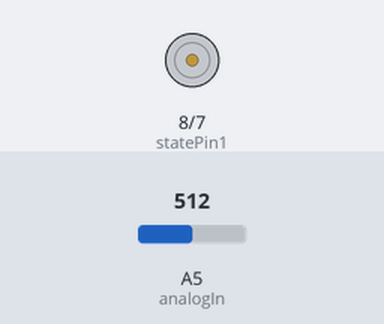
Simulated run of this sketch. Board: Arduino Uno, built with avr-gcc and run on an emulated ATmega328P. Parts: motor-driver pin pairs drawn as motors (green arrow = first pin HIGH = forward, orange = second pin HIGH = backward, longer = more drive, scaled by the enable pin). The inputs (shaded band) are chosen by the test bench; at power-on: A5 (analogIn) = 512.

Above: at 1.2 s.
1.3 s: A5 (analogIn) set to 523
2.8 s: A5 (analogIn) set to 490
At 3.3 s:
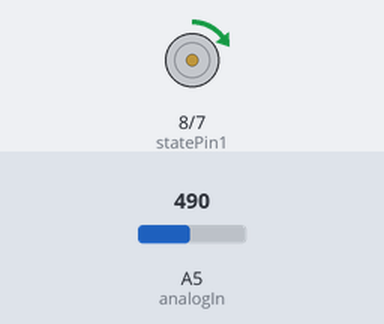
4.3 s: A5 (analogIn) set to 532
At 5.5 s:
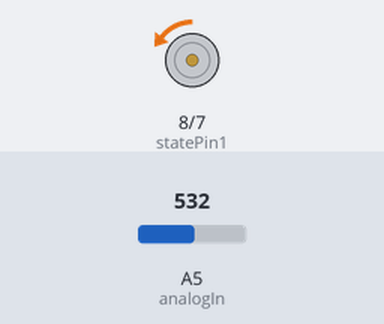
5.8 s: A5 (analogIn) set to 716
At 7.0 s:
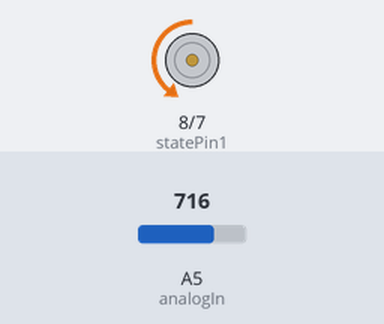
7.3 s: A5 (analogIn) set to 900
At 8.2 s:
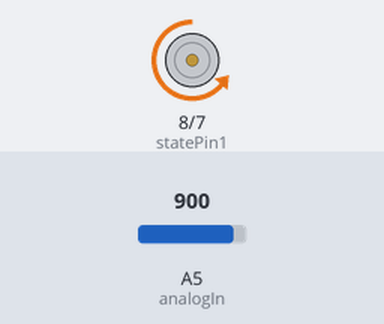
Timing chart, 0 to 9.8 s (numbered marks = the images above; inputs shaded):
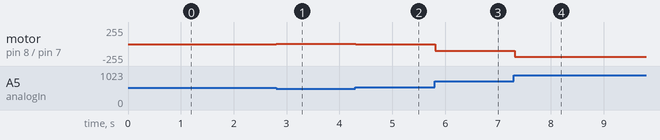

The sketch:

1.ino
```cpp
#define analogIn A5  //Input for the potentiometer
#define enablePin 9  //Motor driver enable, controlled with PWM
#define statePin1 8  //Motor driver state for channel 1
#define statePin2 7  //Motor driver state for channel 2

int analogValue = 0;  //Store the analog input value

void setup() {
  pinMode(enablePin, OUTPUT);
  pinMode(statePin1, OUTPUT);
  pinMode(statePin2, OUTPUT);

  analogWrite(enablePin, 0);
  digitalWrite(statePin1, LOW);
  digitalWrite(statePin2, LOW);
}

void loop() {
  analogValue = analogRead(analogIn);

  if(analogValue < 500) {
    //Set motor direction to CCW:
    digitalWrite(statePin1, HIGH);
    digitalWrite(statePin2, LOW);

    //Set the motor speed:
    analogWrite(enablePin, map(analogValue, 499, 0, 0, 255));

  } else if(analogValue > 522) {
    //Set motor direction to CW:
    digitalWrite(statePin1, LOW);
    digitalWrite(statePin2, HIGH);

    //Set the motor speed:
    analogWrite(enablePin, map(analogValue, 523, 1023, 0, 255));

  } else {
    //Motor off:
    analogWrite(enablePin, 0);
    digitalWrite(statePin1, LOW);
    digitalWrite(statePin2, LOW);
  }

  //Constrain the loop speed a bit:
  delay(100);
}
```

Measured:
- after the input at 2.8 s, motor on pin 8 (statePin1) / pin 7 (statePin2): stopped → forward 4/255 at once
- after the input at 4.3 s, motor on pin 8 (statePin1) / pin 7 (statePin2): forward 4/255 → backward 4/255 at once
- after the input at 5.8 s, motor on pin 8 (statePin1) / pin 7 (statePin2): backward 4/255 → backward 98/255 at once
- after the input at 7.3 s, motor on pin 8 (statePin1) / pin 7 (statePin2): backward 98/255 → backward 192/255 at once
